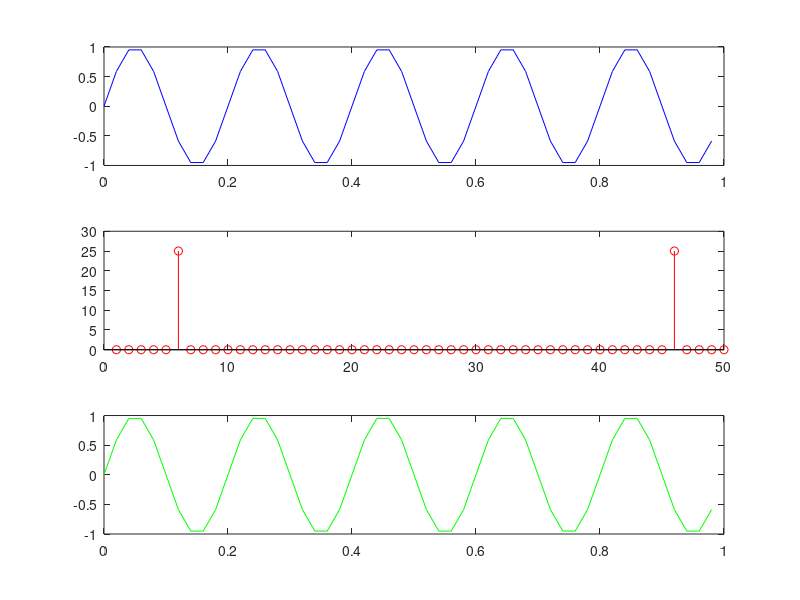

Source code (MATLAB):
clc;
clear all;
close all;
A=1;
f=5;
Fs=50;
N=50;
t=(0:N-1)/Fs;
x=A*sin(2*pi*f*t);
X=fft(x);
y=ifft(X);

subplot(3,1,1);
plot(t,x,'b');

subplot(3,1,2);
stem(abs(X),'r');

subplot(3,1,3);
plot(t,y,'g');
